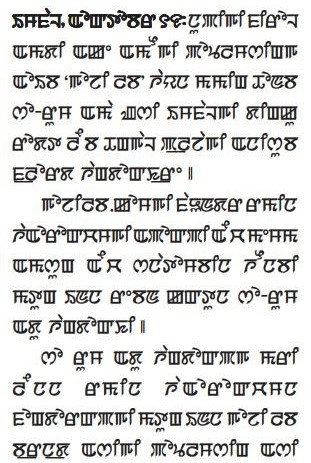
#> input picture text-image_to_character-images_segmentation/img/37.jpg, 311 x 463 px
$ jupyter execute line_word_character.ipynb
#> lines starting #> are read from the running program, lines starting #| are printed output that depends on the picture; after the words box and inside, x2 and y2 are one past the last pixel; in counts of white or black regions, pixels touching at a corner belong together
[cell 1]
import os
import cv2
import math
import numpy as np
import matplotlib.pyplot as plt
from PIL import Image, ImageEnhance

# [8 lines of commented-out code are left out]

[cell 2]
print(os.getcwd())

[cell 3]
def addPadding(image, all=None):
    '''
    - ``Input``: an image
    - ``Output``:
        - add padding top: 10, bottom: 20 - ((height + top) % 10), left: 10, right: 20 - ((width + left) % 10)
        - so that the image can be divided into 10 equal parts vertically
    '''
    image = np.asarray(image)
    height, width, channels = image.shape
    # print(height, width, channels)
    image = Image.fromarray(image)
    if all == None:
        top = 10
        bottom = 20 - ((height+top) % 10)
        left = 10
        right = 20 - ((width+left) % 10)
    else: top, right, bottom, left = all, all, all, all
    new_width = width + left + right
    new_height = height + top + bottom
    result = Image.new(image.mode, (new_width, new_height), (255, 255, 255))
    result.paste(image, (left, top))
    result = np.asarray(result)
    # cv2.imshow('result', result)
    # cv2.waitKey(0)
    # print(result.shape)
    return result

[cell 4]
def removePadding(image):
    gray = cv2.cvtColor(image, cv2.COLOR_RGB2GRAY)
    _, binary_image = cv2.threshold(
        gray, 0, 255, cv2.THRESH_OTSU + cv2.THRESH_BINARY_INV
    )
    for i in range(4):
        while sum(binary_image[0]) == 0:
            image = image[1:]
            binary_image = binary_image[1:]
        image = np.rot90(image)
        binary_image = np.rot90(binary_image)
    return image

[cell 5]
def tempDisplay(dict_):
    """
    - `Input`: dictionary
        - ``key``: name for the image to be displayed
        - ``value``: image to be displayed
    - `Output`: a matplotlib plot with the all the images in the dictionary in one image
    """
    rows = int(math.sqrt(len(dict_)))
    cols = math.ceil(len(dict_)/rows)
    fig = plt.figure(figsize=(10, 5))
    i = 1
    for key in dict_:
        fig.add_subplot(rows, cols, i)
        i = i + 1
        plt.imshow(dict_[key])
        plt.axis('off')
        plt.title(str(key))
    plt.show()

[cell 6]
def cropImage(pixel_values, original_image, rotate=False):
    '''
    - `Input`:
        - ``pixel_values``: vertical pixel values range [from, to] to be cropped
        - ``original_image``: image from which the cropped images are needed
        - ``rotate``: if the image is to be rotated or not before the cropping (used for word segmentation form the line images)
    - `Output`: cropped images from the ``original_image``
    '''
    image = original_image
    if rotate:
        image = np.rot90(image, 3)
    cropped_images = []
    h, w = image.shape[:2]
    # dp = {}
    for i in range(len(pixel_values)):
        crop_image = image[pixel_values[i][0]:pixel_values[i][1], 0:w]
        # dp[i] = crop_image
        if rotate:
            cropped_images.append(np.rot90(crop_image))
        else:
            cropped_images.append(crop_image)
    # tempDisplay(dp)
    return cropped_images

[cell 7]
# [9 lines of commented-out code are left out]
def imageContrast(image, alpha=1.1, beta=5):
    # Convert the input image to a float32 array for better precision
    image = image.astype(np.float32)

    # Apply the contrast and brightness adjustments using NumPy functions
    image_contrast = np.clip(alpha * image + beta, 0, 255).astype(np.uint8)

    image = Image.fromarray(image_contrast)

    new_image = image

    filter = ImageEnhance.Contrast(new_image)
    new_image = filter.enhance(1.25)

    filter = ImageEnhance.Sharpness(new_image)
    new_image = filter.enhance(1.25)

    new_image = np.asarray(new_image)

    # cv2.imwrite("contrast.jpg", new_image)
    return new_image

[cell 8]
def segmentation(image, line_segmentation=False, word_segmentation=False, letter_segmentation=False):
    """
    - `Input`:
        - ``image``: image to be segmented
        - ``rotate``: ``bool`` if the image is to be rotated or not (used for word segmentation form the line images)
    - `Output`: vertical pixel values range [from, to] to be cropped
    """
    image = cv2.cvtColor(image, cv2.COLOR_RGB2GRAY)

    ret, image = cv2.threshold(
        image, 128, 255, cv2.THRESH_OTSU | cv2.THRESH_BINARY_INV)

    # ret, image = cv2.threshold(image, 64, 255, cv2.THRESH_BINARY_INV)

    # ret, image = cv2.threshold(image, np.mean(image), 255, cv2.THRESH_BINARY_INV)

    # rect_kernel_2 = cv2.getStructuringElement(cv2.MORPH_RECT, (2, 4))
    rect_kernel_2 = cv2.getStructuringElement(cv2.MORPH_RECT, (1, 2))


    if line_segmentation:
        line_kernel = cv2.getStructuringElement(cv2.MORPH_RECT, (10, 1))
        image = cv2.erode(image, rect_kernel_2, iterations=1)
        image = cv2.dilate(image, line_kernel, iterations=1)
        # cv2.imwrite("temp.jpg", image)

    if word_segmentation:
        image = np.rot90(image, 3)
        # para_image = cv2.dilate(image, rect_kernel_2, iterations=6)
        image = cv2.dilate(image, rect_kernel_2, iterations=4)
        # cv2.imshow("image", image)
        # cv2.waitKey(0)
        # image = word_image

    if letter_segmentation:
        image = np.rot90(image, 3)
        # [7 lines of commented-out code are left out]

    h, w = image.shape[:2]
    pixel_values = []
    temp = []
    for i in range(1, h):
        if len(temp) == 2:
            pixel_values.append(temp)
            temp = []

        if len(temp) == 0 and sum(image[i-1]) == 0 and sum(image[i]) != 0:
            temp.append(i - 1)

        if len(temp) == 1 and sum(image[i-1]) != 0 and sum(image[i]) == 0:
            temp.append(i + 1)

    return pixel_values

[cell 9]
# 83
# img_name = "95.jpg"
# total 1437 not_good 50
# img_name = "zz.jpg"
# total 1257 not_good 32
# img_name = "185.jpg"
# total 216 not_good 23
# img_name = "0_0.jpg"
# total 98 not_good 18
# img_name = "0_1.jpg"
# total 89 not_good 14
# img_name = "0_3.jpg"
# total 83 not_good 5
# img_name = "0_4.jpg"
# total 87 not_good 8
# img_name = "0_5.jpg"
# total 102 not_good 24
img_name = "37.jpg"
# img_name = "212_1.jpg"
IMAGE_PATH = f"{os.getcwd()}/img/{img_name}"
print(IMAGE_PATH)
ORIGINAL_IMAGE = cv2.imread(IMAGE_PATH)
#> ORIGINAL_IMAGE is the input picture: shape (463, 311, 3); mean B, G, R 215.8, 216.6, 216.7
ORIGINAL_IMAGE = addPadding(ORIGINAL_IMAGE)
#> in addPadding, `result = Image.new(image.mode, (new_width, new_height), (255, 255, 255))`: result: PIL image 340x490 RGB; every value is 255
ORIGINAL_IMAGE = imageContrast(ORIGINAL_IMAGE)


# [17 lines of commented-out code are left out]

[cell 10]
temp_path = f"{os.getcwd()}/temp"
folder_names = ["lines", "words", "thin_words", "letters0", "letters1", "letters2"]

if not os.path.exists(temp_path):
    os.mkdir(temp_path)

for folder_name in folder_names:
    if not os.path.exists(f"{temp_path}/{folder_name}"):
        os.mkdir(f"{temp_path}/{folder_name}")

for folder_name in folder_names:
    folder_path = f"{temp_path}/{folder_name}"
    for file in os.listdir(folder_path):
        file_path = f"{folder_path}/{file}"
        if os.path.isfile(file_path):
            os.remove(file_path)

[cell 11]
pixel_values = segmentation(ORIGINAL_IMAGE, line_segmentation=True)
#> in segmentation, `ret, image = cv2.threshold( image, 128, 255, cv2.THRESH_OTSU | cv2.THR..`:
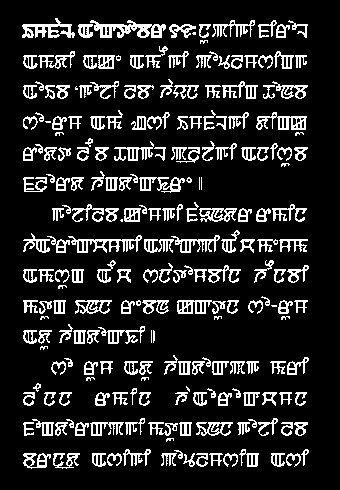
#> image: shape (490, 340); 14.5% white in thin lines or dots, all inside (x1, y1, x2, y2) = (22, 18, 309, 469)
#> in segmentation, `ret, image = cv2.threshold( image, 128, 255, cv2.THRESH_OTSU | cv2.THR..`: ret = 145
#> in segmentation, `image = cv2.erode(image, rect_kernel_2, iterations=1)`: image: shape (490, 340); 10.6% white in thin lines or dots, all inside (x1, y1, x2, y2) = (22, 19, 309, 469)
#> in segmentation, `image = cv2.dilate(image, line_kernel, iterations=1)`:
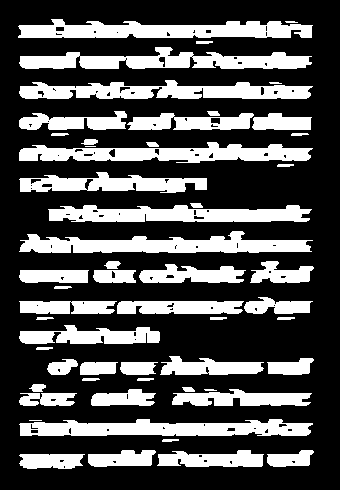
#> image: shape (490, 340); 31% white; 55 white regions (2 under 20 px), largest, box (x1, y1, x2, y2) and area: (18, 19, 313, 38) 3918, (19, 231, 313, 253) 3911, (19, 142, 313, 163) 3713
#> after the loop in segmentation, `for i in range(1, h):`: pixel_values = [[18, 39], [40, 45], [46, 70], [79, 100], [110, 131], [132, 137], [138, 164], [163, 168], [171, 194], [202, 223], [230, 254], [260, 284], [285, 290], [296, 315], [316, 321], [324, 345], [346, 351], [355, 376], [377, 382], [383, 407], [418, 437], [438, 443], [449, 470]]; temp = []
ARTICLE_LINES = cropImage(pixel_values, ORIGINAL_IMAGE)
#> the loop in cropImage, `for i in range(len(pixel_values)):` made 23 passes
#> after the loop in cropImage, `for i in range(len(pixel_values)):`:
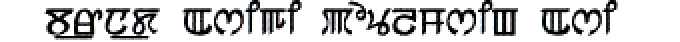
#> crop_image: shape (21, 340, 3) (shown 2 times larger); mean R, G, B 200.8, 201, 201.2
#> after the loop in cropImage, `for i in range(len(pixel_values)):`: cropped_images = 23 items
#> ARTICLE_LINES = 23 items

avg_height = 0
for i, line in enumerate(ARTICLE_LINES):
    # print(line.shape[0], end=" ")
    avg_height += line.shape[0]
#> this loop made 23 passes
#> avg_height on passes 1 to 12: 21, 26, 50, 71, 92, 97, 123, 128, 151, 172, 196, 220
#> after the loop, avg_height = 370
avg_height = avg_height / len(ARTICLE_LINES)
#> avg_height = 16.09

NEW_ARTICLE_LINES = []
for i, line in enumerate(ARTICLE_LINES):
    if line.shape[0] < avg_height //  2:
        NEW_ARTICLE_LINES[len(NEW_ARTICLE_LINES)-1] = np.vstack((NEW_ARTICLE_LINES[len(NEW_ARTICLE_LINES)-1], line))
    else:
        NEW_ARTICLE_LINES.append(line)
#> this loop made 23 passes
#> after the loop, NEW_ARTICLE_LINES = 15 items
ARTICLE_LINES = NEW_ARTICLE_LINES
#> ARTICLE_LINES = 15 items

for i, line in enumerate(ARTICLE_LINES):
    # tempDisplay({i: ARTICLE_LINES[i]})
    cv2.imwrite(f"{os.getcwd()}/temp/lines/{i}.jpg", line)
#> this loop made 15 passes

[cell 12]
ARTICLE_WORDS = []
for line in ARTICLE_LINES:
    pixel_values = segmentation(line, word_segmentation=True)
    words = cropImage(pixel_values, line, rotate=True)
    # words = [resize(word, 2000) for word in words]
    ARTICLE_WORDS.append(words)
#> this loop made 15 passes
#> (ret in segmentation, pixel_values) on passes 1, 2, 4, 5, 6, 7, 8, 9, 10, 11: (136, [[21, 313]]), (145, [[22, 80], [82, 126], [129, 194], [195, 312]]), (145, [[22, 87], [89, 128], [130, 175], [176, 254], [255, 312]]), (146, [[22, 76], [76, 114], [113, 171], [170, 313]]), (145, [[22, 89], [90, 197], [198, 207]]), (144, [[51, 312]]), (146, [[22, 313]]), (146, [[22, 89], [96, 136], [142, 246], [253, 314]]), (146, [[22, 71], [74, 117], [120, 174], [176, 244], [247, 313]]), (148, [[22, 57], [58, 150], [150, 160]])
#> ret in segmentation on pass 3: 145
#> after the loop, ARTICLE_WORDS = 15 items
    # [8 lines of commented-out code are left out]

line_count = 0
for line in ARTICLE_WORDS:
    # tempDisplay({i: word for i, word in enumerate(line)})
    for word_count, word in enumerate(line):
        cv2.imwrite(
            f"{os.getcwd()}/temp/words/{line_count}_{word_count}.jpg", word)
    line_count += 1
#> this loop made 15 passes
#> pass 1, `cv2.imwrite( f"{os.getcwd()}/temp/words/{line_count}_{word_count}.jpg"..`:
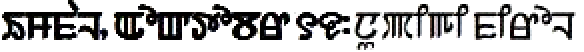
#> saved as 0_0.jpg: shape (26, 292, 3) (shown 2 times larger); mean B, G, R 185.7, 185.7, 186
#> after the loop, line_count = 15

[cell 13]
# [16 lines of commented-out code are left out]

[cell 14]
# cc = 1

def word2Letters(image):
    # image = resize(image, 500)
    org_img = image.copy()
    img_copy = image.copy()
    gray = cv2.cvtColor(image, cv2.COLOR_RGB2GRAY)
    ret, binary_img = cv2.threshold(gray, 0, 255, cv2.THRESH_BINARY_INV + cv2.THRESH_OTSU)
    # [10 lines of commented-out code are left out]

    thinned_img = binary_img
    # [16 lines of commented-out code are left out]

    contours, hierarchy = cv2.findContours(
        thinned_img, cv2.RETR_EXTERNAL, cv2.CHAIN_APPROX_NONE)
    contours = sorted(contours, key=lambda cnt: cv2.boundingRect(cnt)[0])
    cropped_images = []
    for cnt in contours:
        x, y, w, h = cv2.boundingRect(cnt)
        # rect = cv2.rectangle(img_copy, (x, y), (x + w, y + h), (0, 0, 255), 1)
        x1, y1, x2, y2 = x - 2, y - 2, x + w + 2, y + h + 2
        # x1, y1, x2, y2 = x, y, x + w, y + h
        cropped = org_img[y1 : y2, x1 : x2]
        cropped_images.append(cropped)
    return cropped_images


    # [4 lines of commented-out code are left out]

[cell 15]
ARTICLE_LETTERS = []
for line in ARTICLE_WORDS:
    temp_line = []
    for word in line:
        word = addPadding(word, 2)
        # pixel_values = word2Letters(word)
        # letters = cropImage(pixel_values, word, True)
        letters = word2Letters(word)
        temp_line.append(letters)
        # temp_line.append([removePadding(letter) for letter in letters])
    ARTICLE_LETTERS.append(temp_line)
#> this loop made 15 passes
#> pass 1, in word2Letters, `ret, binary_img = cv2.threshold(gray, 0, 255, cv2.THRESH_BINARY_INV + ..`:
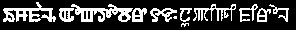
#> binary_img: shape (30, 296); 24.1% white in thin lines or dots, all inside (x1, y1, x2, y2) = (3, 2, 289, 27)
#> after the loop:
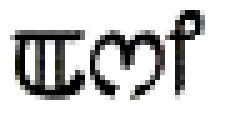
#> word: shape (25, 48, 3) (shown 5 times larger); mean of channels 0, 1, 2 208.7, 209.2, 209.3; drawn as B, G, R


for line_count, line in enumerate(ARTICLE_LETTERS):
    for word_count, word in enumerate(line):
        for letter_count, letter in enumerate(word):
            # letter = removePadding(letter)
            try:
                cv2.imwrite(f"{os.getcwd()}/temp/letters0/{line_count}_{word_count}_{letter_count}.jpg", letter)
            except:
                print("#:", line_count, word_count, letter_count)
#> this loop made 15 passes
#> pass 1, `cv2.imwrite(f"{os.getcwd()}/temp/letters0/{line_count}_{word_count}_{l..`:
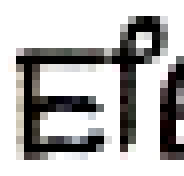
#> saved as 0_0_9.jpg: shape (22, 23, 3) (shown 8 times larger); mean B, G, R 183.3, 183.9, 184.9


width_sum, height_sum, count = 0, 0, 0
for line_count, line in enumerate(ARTICLE_LETTERS):
    for word_count, word in enumerate(line):
        for letter_count, letter in enumerate(word):
            temp_letter = removePadding(letter)
            # temp_letter = letter
            width_sum += temp_letter.shape[1]
            height_sum += temp_letter.shape[0]
            count += 1
#> this loop made 15 passes
#> pass 1, in removePadding (call 3), `_, binary_image = cv2.threshold( gray, 0, 255, cv2.THRESH_OTSU + cv2.T..`:
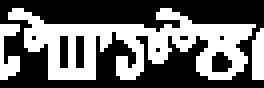
#> binary_image: shape (22, 66) (shown 4 times larger); 41.3% white; 3 white regions, box (x1, y1, x2, y2) and area: (2, 2, 64, 20) 521, (0, 6, 5, 20) 43, (63, 7, 66, 20) 35

[cell 16]
AVG_HEIGHT = math.floor(height_sum / count)
AVG_WIDTH = math.floor(width_sum / count)
print(AVG_HEIGHT, AVG_WIDTH)
#| 14 18

[cell 17]
def letterSegmentation(letter, avg_width_or_height, rotate = False):
    letter = removePadding(letter)
    AVG_WIDTH_OR_HEIGHT = avg_width_or_height
    sub_let = [letter]
    max_idx = 0     # index of the image with max width or height

    while (sub_let[max_idx].shape[1] if rotate else sub_let[max_idx].shape[0]) > AVG_WIDTH_OR_HEIGHT*1.5:
        sub_let_img = sub_let[max_idx]

        gray = cv2.cvtColor(sub_let_img, cv2.COLOR_RGB2GRAY)

        gray = np.rot90(gray, 3) if rotate else gray
        _, binary_img = cv2.threshold(gray, np.mean(gray), 255, cv2.THRESH_BINARY_INV)

        # if rotate: _, binary_img = cv2.threshold(np.rot90(gray, 3), np.mean(gray), 255, cv2.THRESH_BINARY_INV)
        # # _, binary_img = cv2.threshold(np.rot90(gray, 3), 64, 255, cv2.THRESH_BINARY_INV)
        # else: _, binary_img = cv2.threshold(gray, np.mean(gray), 255, cv2.THRESH_BINARY_INV)

        pixel_values = []
        sum_histogram = np.asarray([sum(row) for row in binary_img])

        if rotate:
            idx_arr = sum_histogram[AVG_WIDTH_OR_HEIGHT//2: len(sum_histogram)-AVG_WIDTH_OR_HEIGHT//4]
        else:
            idx_arr = sum_histogram[AVG_WIDTH_OR_HEIGHT//4:len(sum_histogram)-AVG_WIDTH_OR_HEIGHT//4]

        if idx_arr.size == 0: break

        # idx = AVG_WIDTH_OR_HEIGHT // 2 + idx_arr.index(min(idx_arr))
        if rotate: idx =  AVG_WIDTH_OR_HEIGHT//2 + np.where(idx_arr==np.min(idx_arr[np.nonzero(idx_arr)]))[0][0]
        else: idx = AVG_WIDTH_OR_HEIGHT//4 + np.where(idx_arr==np.min(idx_arr[np.nonzero(idx_arr)]))[0][0]


        left, right = sub_let[:max_idx], sub_let[max_idx+1:]
        # pixel_values = [[0, idx+1], [idx-1, len(binary_img)]]
        if rotate: pixel_values = [[0, idx], [idx, len(binary_img)]]
        else: pixel_values = [[0, idx+1], [idx-1, len(binary_img)]]

        if rotate: cropped_sub_let = cropImage(pixel_values, sub_let_img, rotate=True)
        else: cropped_sub_let = cropImage(pixel_values, sub_let_img)

        sub_let = [*left, *cropped_sub_let, *right]

        # max_idx = sub_let.index(max(sub_let, key=lambda x: x.shape[1]))
        max_idx = 0
        for i, img in enumerate(sub_let):
            if rotate:
                if img.shape[1] > sub_let[max_idx].shape[1]:
                    max_idx = i
            else:
                if img.shape[0] > sub_let[max_idx].shape[0]:
                    max_idx = i
        # for i, img in enumerate(sub_let):
        #     if img == []
    return sub_let

[cell 18]
TEMP_ARTICLE_LETTERS = []
for line_count, line in enumerate(ARTICLE_LETTERS):
    temp_line = []
    for word_count, word in enumerate(line):
        temp_word = []
        for letter_count, letter in enumerate(word):
            if letter.shape[1] > AVG_WIDTH*1.25:
                # print("w", line_count, word_count, letter_count)
                sub_let_horizontal = letterSegmentation(letter, AVG_WIDTH, True)
                temp_word = [*temp_word, *sub_let_horizontal]
            else: temp_word.append(letter)
        temp_line.append(temp_word)
    TEMP_ARTICLE_LETTERS.append(temp_line)
#> this loop made 15 passes
#> pass 1, in cropImage (call 18), `image = np.rot90(image, 3)`:
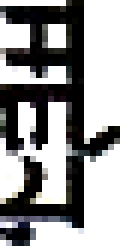
#> image: shape (41, 20, 3) (shown 6 times larger); mean of channels 0, 1, 2 149.1, 148.7, 148.9; drawn as B, G, R
ARTICLE_LETTERS = TEMP_ARTICLE_LETTERS

for line_count, line in enumerate(ARTICLE_LETTERS):
    for word_count, word in enumerate(line):
        for letter_count, letter in enumerate(word):
            try:
                cv2.imwrite(f"{os.getcwd()}/temp/letters1/{line_count}_{word_count}_{letter_count}.jpg", letter)
                # cv2.imwrite(f"{os.getcwd()}/temp/letters1/{line_count}_{word_count}_{letter_count}.jpg", imageContrast(cv2.resize(letter, (32, 32))))
            except:
                print("#:", line_count, word_count, letter_count)

TEMP_ARTICLE_LETTERS = []
for line_count, line in enumerate(ARTICLE_LETTERS):
    temp_line = []
    for word_count, word in enumerate(line):
        temp_word = []
        for letter_count, letter in enumerate(word):
            # if line_count == 6 and word_count == 1 and letter_count == 0: continue
            # if line_count == 11 and word_count == 3 and letter_count == 0: continue
            if letter.shape[0] > AVG_HEIGHT*1.25:
                # [11 lines of commented-out code are left out]
                sub_let_vertical = letterSegmentation(letter, AVG_HEIGHT)
                # print(len(sub_let_vertical))
                temp_word = [*temp_word, *sub_let_vertical]
            else:
                temp_word.append(letter)
        temp_line.append(temp_word)
    TEMP_ARTICLE_LETTERS.append(temp_line)
ARTICLE_LETTERS = TEMP_ARTICLE_LETTERS

for line_count, line in enumerate(ARTICLE_LETTERS):
    for word_count, word in enumerate(line):
        for letter_count, letter in enumerate(word):
            try:
                # cv2.imwrite(f"{os.getcwd()}/temp/letters2/{line_count}_{word_count}_{letter_count}.jpg", letter)
                cv2.imwrite(f"{os.getcwd()}/temp/letters2/{line_count}_{word_count}_{letter_count}.jpg", imageContrast(cv2.resize(letter, (32, 32))))
            except:
                print("#:", line_count, word_count, letter_count)
#> this loop made 15 passes
#> pass 1, in imageContrast (call 2), `new_image = filter.enhance(1.25)`:
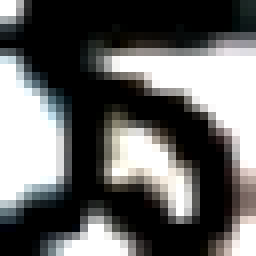
#> new_image: PIL image 32x32 RGB (shown 8 times larger); mean R, G, B 101.3, 101.3, 100.5
